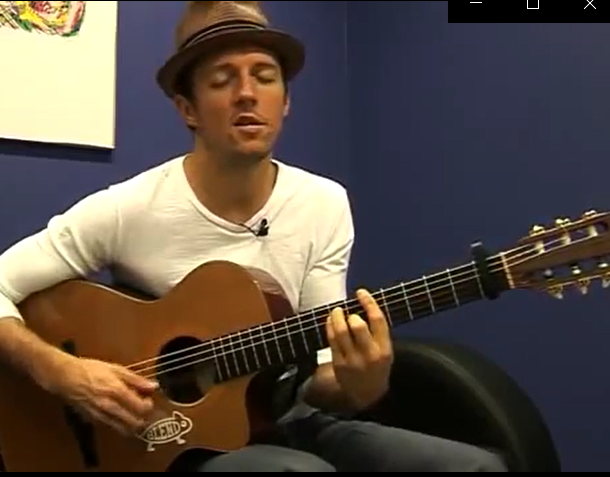
#> input picture test2.png, 610 x 477 px
$ jupyter execute Harris_corner.ipynb
#> lines starting #> are read from the running program, lines starting #| are printed output that depends on the picture; after the words box and inside, x2 and y2 are one past the last pixel; in counts of white or black regions, pixels touching at a corner belong together
[cell 1]
import numpy as np
import cv2 as cv
filename = 'test2.png'
img = cv.imread(filename)
#> img is the input picture: shape (477, 610, 3); mean B, G, R 68.9, 77.4, 88.7
gray = cv.cvtColor(img,cv.COLOR_BGR2GRAY)
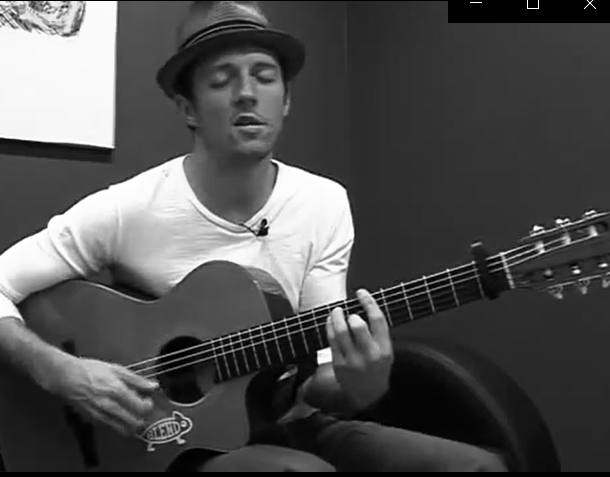
#> gray: shape (477, 610); min 0, max 255, mean 79.8
gray = np.float32(gray)
dst = cv.cornerHarris(gray,2,3,0.04)
#result is dilated for marking the corners, not important
dst = cv.dilate(dst,None)
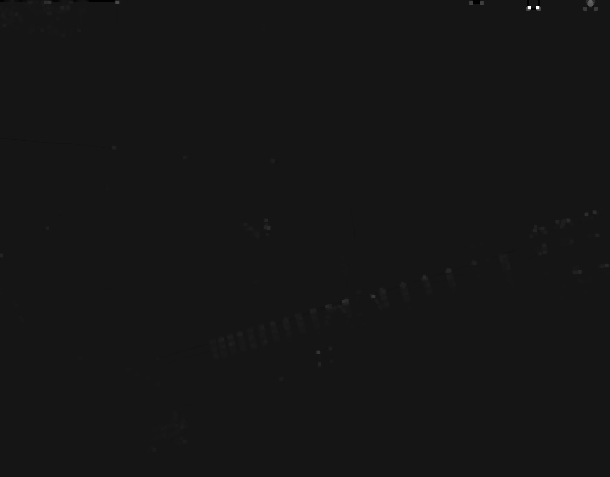
#> dst: shape (477, 610) float32; min -42282504, max 458335776, mean 203681.6; drawn with min black and max white
# Threshold for an optimal value, it may vary depending on the image.
img[dst>0.01*dst.max()]=[0,0,255]
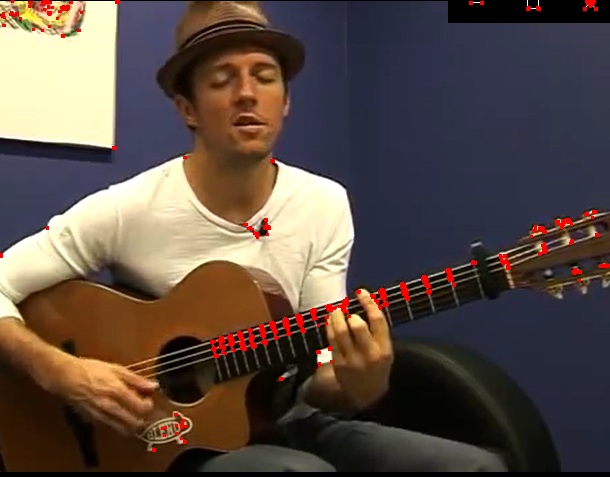
#> img: shape (477, 610, 3); 1.13% of pixels changed, all inside (x1, y1, x2, y2) = (0, 0, 610, 452)
cv.imshow('dst',img)
if cv.waitKey(0) & 0xff == 27:
#> (key Esc is pressed here)
    cv.destroyAllWindows()

$ run again, with test1.png copied over test2.png
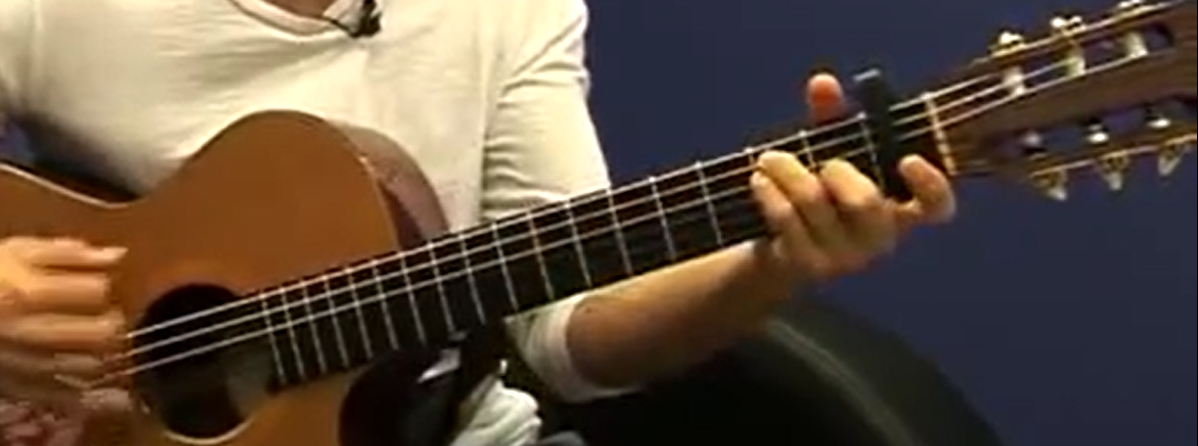
#> input picture test1.png, 1198 x 446 px
#> img is the input picture: shape (446, 1198, 3); mean B, G, R 63.3, 78.6, 95.2
#> `dst = cv.cornerHarris(gray,2,3,0.04)`:
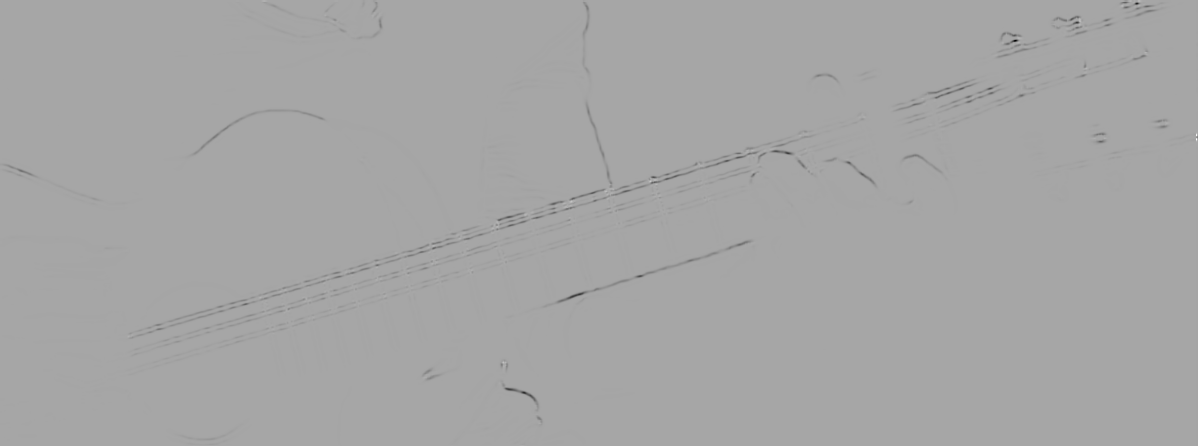
#> dst: shape (446, 1198) float32; min -15912980, max 8527882, mean -46776.3; drawn with min black and max white
#> `img[dst>0.01*dst.max()]=[0,0,255]`:
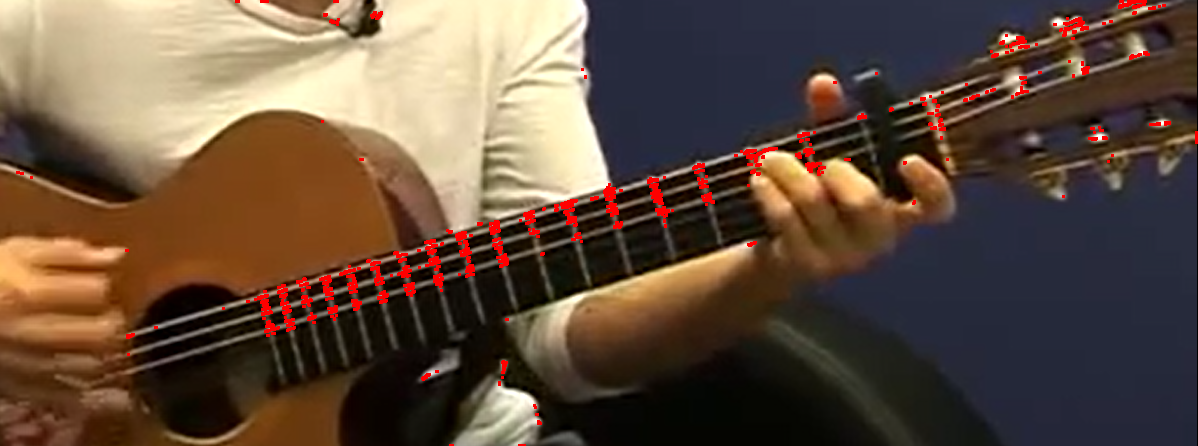
#> img: shape (446, 1198, 3); 1.62% of pixels changed, all inside (x1, y1, x2, y2) = (16, 0, 1198, 446)
